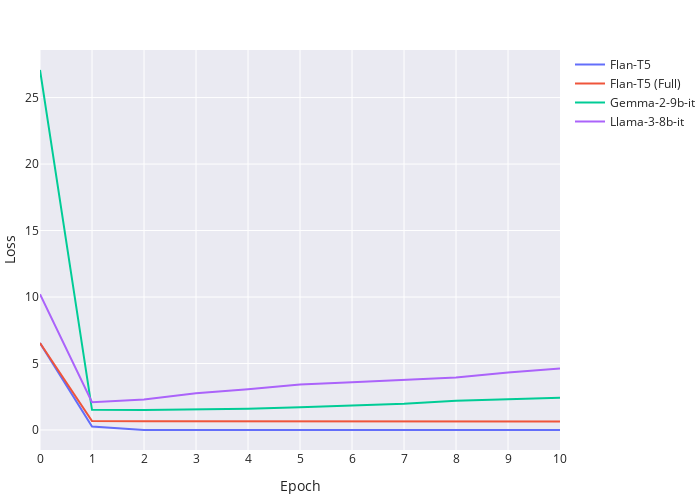

The notebook cell saved with this chart:
### Code cell
# for j, (model, df) in enumerate(approach_data.items()):
#     plt.plot(df['epoch'][:5], df['loss'][:5], label=model)
#     plt.xlabel('Epoch')
#     plt.ylabel('Loss')
#     # plt.title('Approach Validation Loss')
#     plt.legend()

# plt.savefig('../../Graphs/approach_loss.png', dpi=600)

# Use plotly to make the same graph
from matplotlib.pyplot import xticks
import plotly.express as px

# Combine data into a single DataFrame
data = pd.concat([
    pd.DataFrame({
        'epoch': finetuning_data['Flan-T5']['epoch'],
        'loss': finetuning_data['Flan-T5']['loss'],
        'model': 'Flan-T5'
    }),
    pd.DataFrame({
        'epoch': finetuning_data['Flan-T5 (Full)']['epoch'],
        'loss': finetuning_data['Flan-T5 (Full)']['loss'],
        'model': 'Flan-T5 (Full)'
    }),
    pd.DataFrame({
        'epoch': finetuning_data['Gemma-2-9b-it']['epoch'],
        'loss': finetuning_data['Gemma-2-9b-it']['loss'],
        'model': 'Gemma-2-9b-it'
    }),
    pd.DataFrame({
        'epoch': finetuning_data['Llama-3-8b-it ']['epoch'],
        'loss': finetuning_data['Llama-3-8b-it ']['loss'],
        'model': 'Llama-3-8b-it'
    })
])

# Plot using plotly.express
fig = px.line(
    data,
    x='epoch',
    y='loss',
    color='model',  # Group by model column
    labels={'epoch': 'Epoch', 'loss': 'Loss'}
)

fig.update_xaxes(tickvals=list(range(0, 11)))

fig.update_layout(
    legend_title_text='', 
    autosize=False,
    width=700,
    height=500,
    margin=dict(l=0, r=0, t=50, b=50),
    template='seaborn'
)

fig.show()
#  save the plot as a png file
fig.write_image('../../Graphs/finetuning_loss.png', width=700, height=500, scale=5)

### Figure 1 — Plotly figure (JSON) as saved in the notebook; plotly's stock layout.template omitted (floating-point values rounded to 4 significant figures)
{"data": [{"hovertemplate": "model=Flan-T5<br>Epoch=%{x}<br>Loss=%{y}<extra></extra>", "legendgroup": "Flan-T5", "line": {"color": "#636efa", "dash": "solid"}, "marker": {"symbol": "circle"}, "mode": "lines", "name": "Flan-T5", "orientation": "v", "showlegend": true, "type": "scatter", "x": [0, 1, 2, 3, 4, 5, 6, 7, 8, 9, 10], "xaxis": "x", "y": [6.539, 0.2651, 0.002447, 0.001656, 0.001465, 0.001358, 0.00129, 0.001188, 0.001133, 0.001098, 0.001135], "yaxis": "y"}, {"hovertemplate": "model=Flan-T5 (Full)<br>Epoch=%{x}<br>Loss=%{y}<extra></extra>", "legendgroup": "Flan-T5 (Full)", "line": {"color": "#EF553B", "dash": "solid"}, "marker": {"symbol": "circle"}, "mode": "lines", "name": "Flan-T5 (Full)", "orientation": "v", "showlegend": true, "type": "scatter", "x": [0, 1, 2, 3, 4, 5, 6, 7, 8, 9, 10], "xaxis": "x", "y": [6.539, 0.6726, 0.6584, 0.6504, 0.6454, 0.6429, 0.6405, 0.6395, 0.6371, 0.6372, 0.6368], "yaxis": "y"}, {"hovertemplate": "model=Gemma-2-9b-it<br>Epoch=%{x}<br>Loss=%{y}<extra></extra>", "legendgroup": "Gemma-2-9b-it", "line": {"color": "#00cc96", "dash": "solid"}, "marker": {"symbol": "circle"}, "mode": "lines", "name": "Gemma-2-9b-it", "orientation": "v", "showlegend": true, "type": "scatter", "x": [0, 1, 2, 3, 4, 5, 6, 7, 8, 9, 10], "xaxis": "x", "y": [27.07, 1.521, 1.511, 1.539, 1.604, 1.719, 1.832, 1.983, 2.207, 2.332, 2.434], "yaxis": "y"}, {"hovertemplate": "model=Llama-3-8b-it<br>Epoch=%{x}<br>Loss=%{y}<extra></extra>", "legendgroup": "Llama-3-8b-it", "line": {"color": "#ab63fa", "dash": "solid"}, "marker": {"symbol": "circle"}, "mode": "lines", "name": "Llama-3-8b-it", "orientation": "v", "showlegend": true, "type": "scatter", "x": [0, 1, 2, 3, 4, 5, 6, 7, 8, 9, 10], "xaxis": "x", "y": [10.21, 2.091, 2.3, 2.77, 3.07, 3.427, 3.599, 3.783, 3.949, 4.323, 4.625], "yaxis": "y"}], "layout": {"autosize": false, "height": 500, "legend": {"title": {"text": ""}, "tracegroupgap": 0}, "margin": {"b": 50, "l": 0, "r": 0, "t": 50}, "width": 700, "xaxis": {"anchor": "y", "domain": [0, 1], "tickvals": [0, 1, 2, 3, 4, 5, 6, 7, 8, 9, 10], "title": {"text": "Epoch"}}, "yaxis": {"anchor": "x", "domain": [0, 1], "title": {"text": "Loss"}}}}
